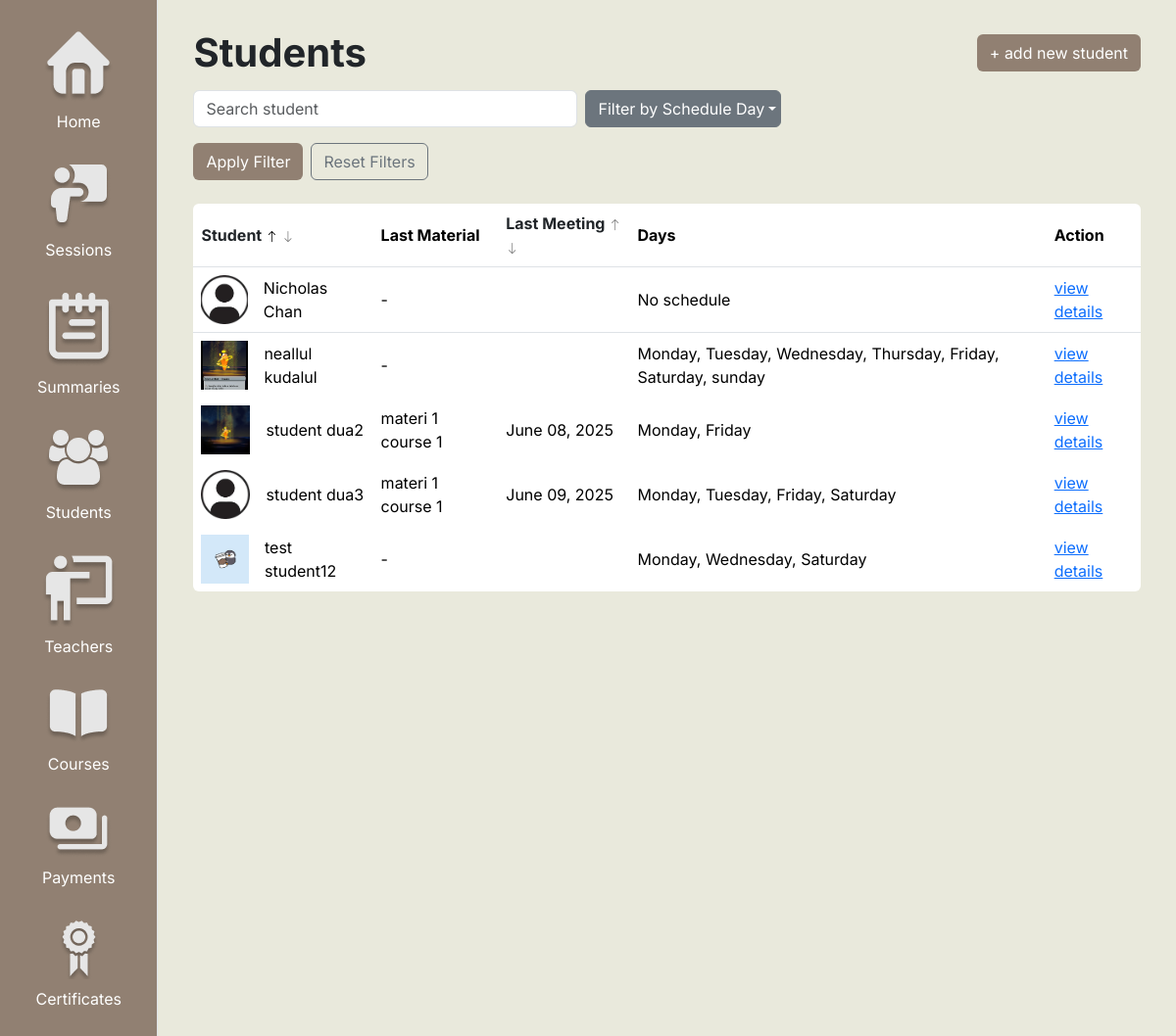
The app's page /admins/students, older data.
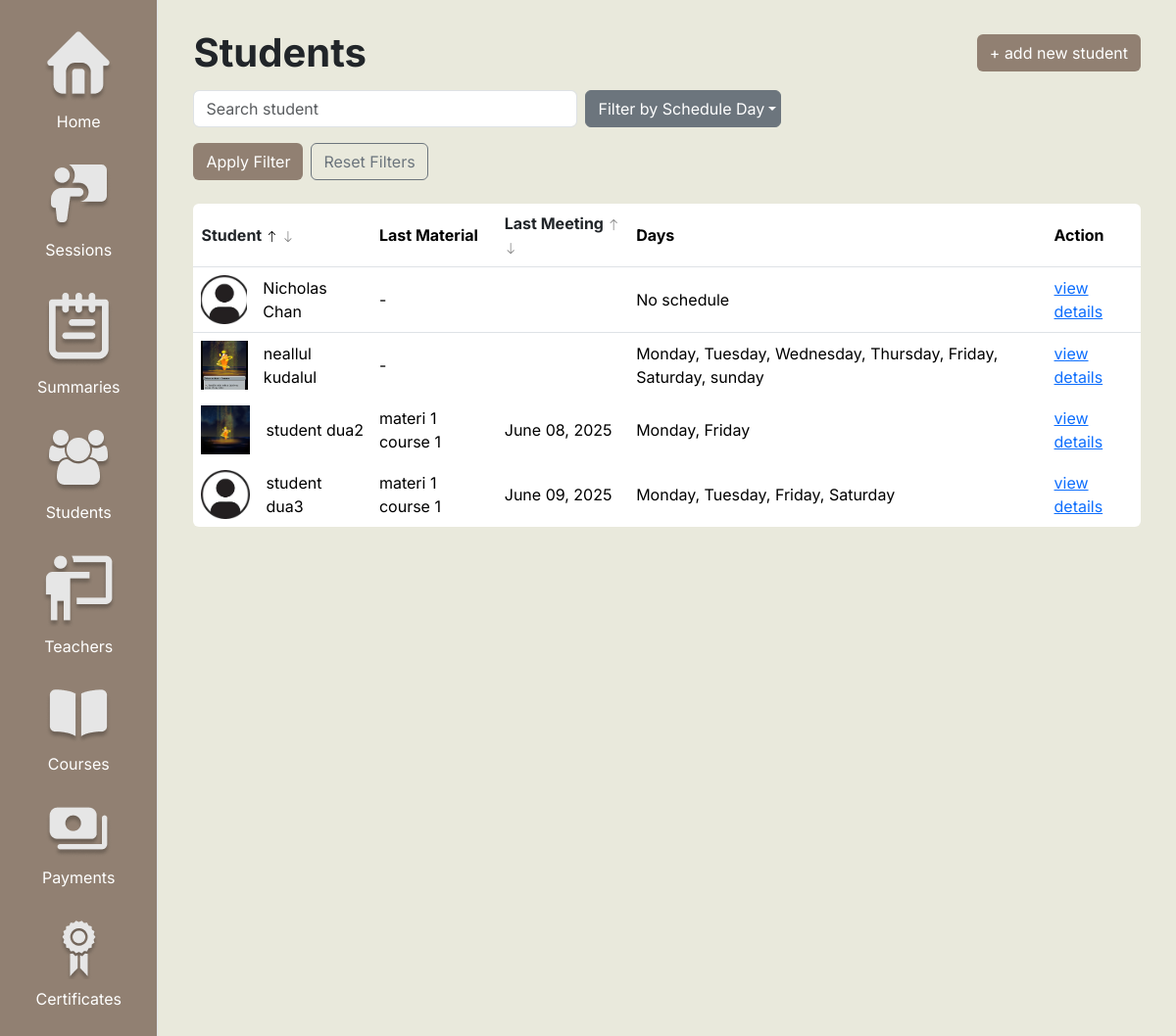
The same page, newer data.
### core/models.py (models this page shows, shortened)
class Student(models.Model):
    user = models.OneToOneField(User, on_delete=models.CASCADE, primary_key=True)
    studentImage = models.ImageField(upload_to='student_pics/', default='student_pics/default_students/default_student.png')
    course = models.ForeignKey('Course', on_delete=models.CASCADE, null=True)
    paymentPending = models.IntegerField(default=0)
    remainingSession = models.IntegerField(default=0)
    sessionDone = models.IntegerField(default=0)
    grade = models.CharField(max_length=100, default='No grade')

class User(AbstractUser):
    GENDER_CHOICES = [
        ('male', 'Male'),
        ('female', 'Female'),
    ]
    ROLE_CHOICES = [
        ('admin', 'Admin'),
        ('teacher', 'Teacher'),
        ('student', 'Student'),
    ]
    STATUS_CHOICES = [
        ('active', 'Active'),
        ('inactive', 'Inactive'),
        ('quit', 'Quit'),
    ]
    email = models.EmailField(unique=True)
    name = models.CharField(max_length=100)
    gender = models.CharField(max_length=6, choices=GENDER_CHOICES, default='male')
    phone = models.CharField(max_length=20)
    role = models.CharField(max_length=10, choices=ROLE_CHOICES, default='teacher')
    status = models.CharField(max_length=10, choices=STATUS_CHOICES, default='active')
    created_at = models.DateTimeField(auto_now_add=True)
    USERNAME_FIELD = 'username'
    REQUIRED_FIELDS = ['email', 'name']

class Schedule(models.Model):
    SCHEDULE_CHOICES = [
        ('monday', 'Monday'),
        ('tuesday', 'Tuesday'),
        ('wednesday', 'Wednesday'),
        ('thursday', 'Thursday'),
        ('friday', 'Friday'),
        ('saturday', 'Saturday'),
    ]
    student = models.ForeignKey(Student, on_delete=models.CASCADE)
    day = models.CharField(max_length=20, choices=SCHEDULE_CHOICES, default='Monday')

### core/views.py (the view)
# urls.py: path('admins/students', views.admin_students, name='admin_students'),
def admin_students(request):
    sort = request.GET.get('sort', 'student')
    direction = request.GET.get('direction', 'asc')
    order_prefix = '' if direction == 'asc' else '-'
    search = request.GET.get('search', '')
    selected_courses = request.GET.getlist('course')
    selected_schedules = request.GET.getlist('schedule')
    latest_summaries = Summary.objects.filter(student=OuterRef('pk')).order_by('-dateCreated')
    students = Student.objects.prefetch_related(
        Prefetch('schedule_set', queryset=Schedule.objects.all())
    ).annotate(
        latest_material_name=Subquery(latest_summaries.values('material__name')[:1]),
        latest_summary_date=Subquery(latest_summaries.values('dateCreated')[:1])
    )
    if search:
        students = students.filter(user__name__icontains=search)
    if selected_schedules:
        students = students.filter(schedule__day__in=selected_schedules).distinct()
    sort_fields = {
        'student': 'user__name',
        'last_meeting': 'latest_summary_date',
    }
    sort_field = sort_fields.get(sort, 'user__name')
    students = students.order_by(f"{order_prefix}{sort_field}")
    all_courses = Course.objects.all()
    return render(request, 'pages/admin_students.html', {
        'students': students,
        'sort': sort,
        'direction': direction,
        'search': search,
        'DAYS_OF_WEEK': DAYS_OF_WEEK,
        'selected_courses': selected_courses,
        'selected_schedules': selected_schedules,
    })

### core/templates/pages/admin_students.html (shortened to what this page needs)
{% extends "base/admin_base.html" %}
{% block content %}
{%load static%}
<div class="d-flex justify-content-between align-items-center mb-2">
    <div class="text fs-1 fw-bold">Students</div>
    <a href="{% url 'add_student' %}">
        <button class="rounded-full btn" style="background-color: #918072; color: white;">
            + add new student
        </button>
    </a>
</div>
<form method="get" class="d-flex flex-column gap-3" style="max-width: 600px;">
<div class="d-flex gap-2">
    <input class="form-control" type="search" name="search" placeholder="Search student" value="{{ search_query }}" style="flex: 1;">
    <div class="dropdown" style="width: 200px;">
    <button class="btn btn-secondary dropdown-toggle w-100" type="button" id="dropdownSchedule" data-bs-toggle="dropdown">Filter by Schedule Day</button>
    </div>
</div>
<div class="d-flex gap-2 mb-4" style="width: 350px;">
    <button type="submit" class="btn" style="background-color: #918072; color: white;">Apply Filter</button>
    <a href="{% url 'admin_students' %}" class="btn btn-outline-secondary">Reset Filters</a>
</div>
</form>
<table class="table table-borderless align-middle overflow-hidden rounded table-hover">
    <thead>
        <tr class="border-bottom">
            <th class="fw-bold align-middle">
                <div class="d-flex align-items-center">
                    <a href="?sort=student&direction={% if sort == 'student' and direction == 'asc' %}desc{% else %}asc{% endif %}" class="text-decoration-none text-dark">
                        Student
                        <i class="bi bi-arrow-up"
                        style="font-size: 0.8rem; color: {% if sort == 'student' and direction == 'asc' %}black{% else %}gray{% endif %};"></i>
                        <i class="bi bi-arrow-down"
                        style="font-size: 0.8rem; color: {% if sort == 'student' and direction == 'desc' %}black{% else %}gray{% endif %};"></i>
                    </a>
                </div>
            </th>
            <th class="fw-bold align-middle">Last Material</th>
            <th class="fw-bold align-middle">
                <div class="d-flex align-items-center">
                    <a href="?sort=last_meeting&direction={% if sort == 'last_meeting' and direction == 'asc' %}desc{% else %}asc{% endif %}" class="text-decoration-none text-dark">
                        Last Meeting
                        <i class="bi bi-arrow-up"
                        style="font-size: 0.8rem; color: {% if sort == 'last_meeting' and direction == 'asc' %}black{% else %}gray{% endif %};"></i>
                        <i class="bi bi-arrow-down"
                        style="font-size: 0.8rem; color: {% if sort == 'last_meeting' and direction == 'desc' %}black{% else %}gray{% endif %};"></i>
                    </a>
                </div>
            </th>
            <th class="fw-bold align-middle">Days</th>
            <th class="fw-bold align-middle">Action</th>
        </tr>
    </thead>
    <tbody><tr class="border-bottom">
        {% for student in students %}
        <td>
        <div class="d-flex align-items-center">
                <div class="profile-img me-3"><img src="{{student.studentImage.url}}"></div>
                {{ student.user.name }}
            </div>
        </td>
        <td>{{ student.latest_material_name|default:"-" }}</td>
        <td>{{ student.latest_summary_date|date:"F d, Y" }}</td>
        <td>{% for schedule in student.schedule_set.all %}
                {{ schedule.get_day_display }}{% if not forloop.last %}, {% endif %}
            {% empty %}
                No schedule
                {% endfor %}
        <td><a href="{% url 'student_details' student.user.id %}">view details</a></td>
        </tr>
        {%endfor%}
    </tbody>
</table>
{% endblock %}

Row changes from the older to the newer data that the page shows:
removed Student: studentImage (picture), user.name "test student12", latest_material_name "-"
removed Schedule: day "Monday", shown under "test student12"
removed Schedule: day "Wednesday", shown under "test student12"
removed Schedule: day "Saturday", shown under "test student12"
